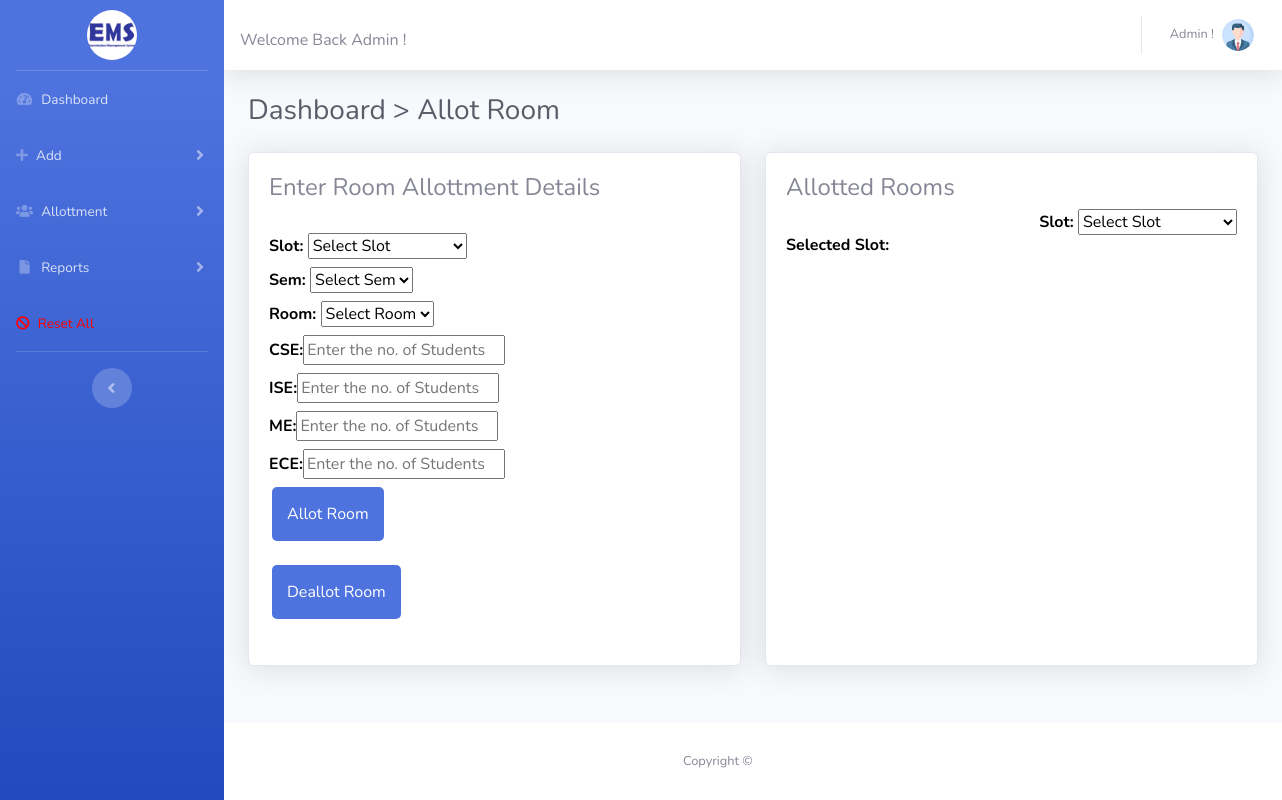
Page /roomall.php (signed in) on the committed database.
### tables this page shows
CREATE TABLE `branches` (
  `id` int(11) NOT NULL,
  `branch` varchar(255) NOT NULL
);

### roomall.php (the view, shortened to what this page needs)
<?php
    include_once('includes/config.php');
    if (strlen($_SESSION['userid']==0)) {
    header('location:logout.php');
    }
    else
    {
?>
<!DOCTYPE html>
<html lang="en">
<head>
    <link href="vendor/fontawesome-free/css/all.min.css" rel="stylesheet" type="text/css">
    <link href="css/sb-admin-2.min.css" rel="stylesheet">
</head>
<body id="page-top">
     <div id="wrapper">
    <div style="z-index:1;">
    <div id="sb">
            <?php include_once('includes/sidebar.php');?>
        </div>
    </div>
        <div id="content-wrapper" class="d-flex flex-column">
            <div id="content">
                <?php include_once('includes/topbar.php');?>
                <div class="container-fluid" id="myModal">
                    <h1 class="h3 mb-4 text-gray-800">Dashboard > Allot Room</h1>
                    <div class="row">
                        <div class="col-lg-6">
                            <div class="card shadow mb-4">
                                <div class="card-body sc">
                                    <div class="form-group">
                                        <form method="post">
                                            <h4>Enter Room Allottment Details</h4><br>
                                            <label>Slot:
                                                <select name="slot">
                                                    <option value="NULL" selected disabled>Select Slot</option>
                                                </select>
                                            </label><br>
                                            <label>Sem:
                                                <select name="sem">
                                                    <option value="NULL" selected disabled>Select Sem</option>
                                                </select>
                                            </label><br>
                                            <label>Room:
                                                <select name="room">
                                                    <option value="NULL" selected disabled>Select Room</option>
                                                </select>
                                            </label><br>
                                                <?php
                                                    $count=0;
                                                    $branch=mysqli_query($con,"SELECT * FROM branches");
                                                    while($ebranch = mysqli_fetch_assoc($branch))
                                                    {
                                                        $count++;
                                                        echo '<label>'.$ebranch['branch'].':<input name="branch'.$count.'" type="text" placeholder="Enter the no. of Students" required /></label><br>';
                                                    }
                                                ?>
                                            <input type="submit" name="allot" value="Allot Room" id="allot" class="mybtn" /><br><br>
                                            <input type="submit" name="deallot" value="Deallot Room" id="deallot" class="mybtn" /><br>
                                        </form>
                                    </div>
                                </div>
                            </div>
                        </div>
                        <div class="col-lg-6">
                            <div class="card shadow mb-4">
                                <div class="card-body sc">
                                    <div class="form-group">
                                        <h4>Allotted Rooms</h4>
                                        <div>
                                            <form method="post">
                                            <label style="float:right;">Slot:
                                                <select name='slot' onchange='this.form.submit()'>
                                                    <option placeholder="Select Slot" selected disabled>Select Slot</option>
                                                </select>
                                            </label><br>
                                            </form><label>Selected Slot:</label><?php echo " ".$_POST['slot']; ?>
                                        </div><br>
                                    </div>
                                </div>
                            </div>
                        </div>
            </div>
            <div style="  position: absolute; left:6%; bottom:0; z-index:0; width:100%;">
                <?php include_once('includes/footer.php');?>
            </div>
        </div>
    </div>
</body>
</html>
<?php } ?>

### roomall.php (style rules this page uses)
label { font-size:16px; font-weight:bold; color:#000; }
.mybtn { width:auto;padding:15px; border-radius:5px; margin-left:3px; }
.sc { height:32em; overflow-y: scroll; }

### includes/sidebar.php (style rules this page uses)
body { overflow-x:hidden; }
label { font-size:16px; font-weight:bold; color:#000; }
.mybtn { width:auto;padding:15px; border-radius:5px; margin-left:3px;color:#fff; background-color:#4e73df;border:none; }

### rows in the picture
branches: branch "CSE"
branches: branch "ISE"
branches: branch "ME"
branches: branch "ECE"
